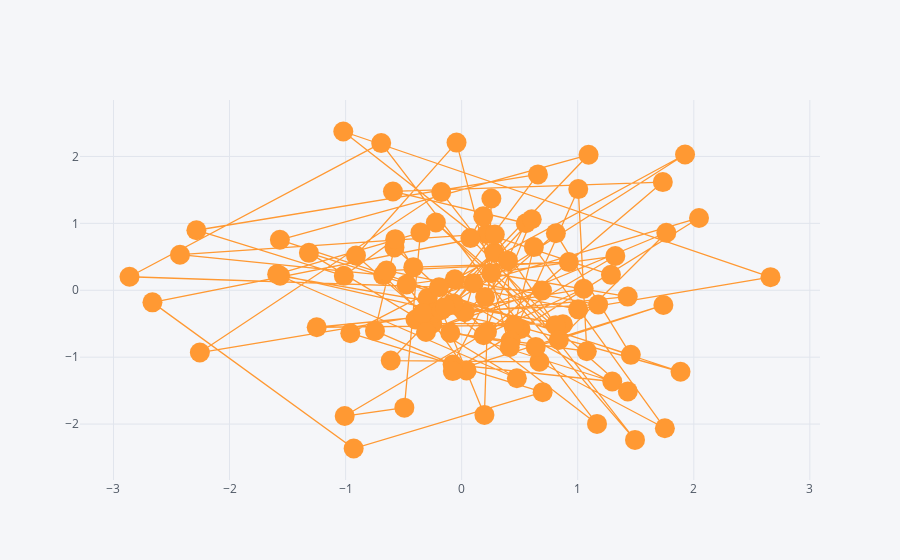

Notebook code cell kept with this figure:
### Code cell
df.iplot(kind='scatter', x='A', y='B', mode='lines+markers', size=20)
